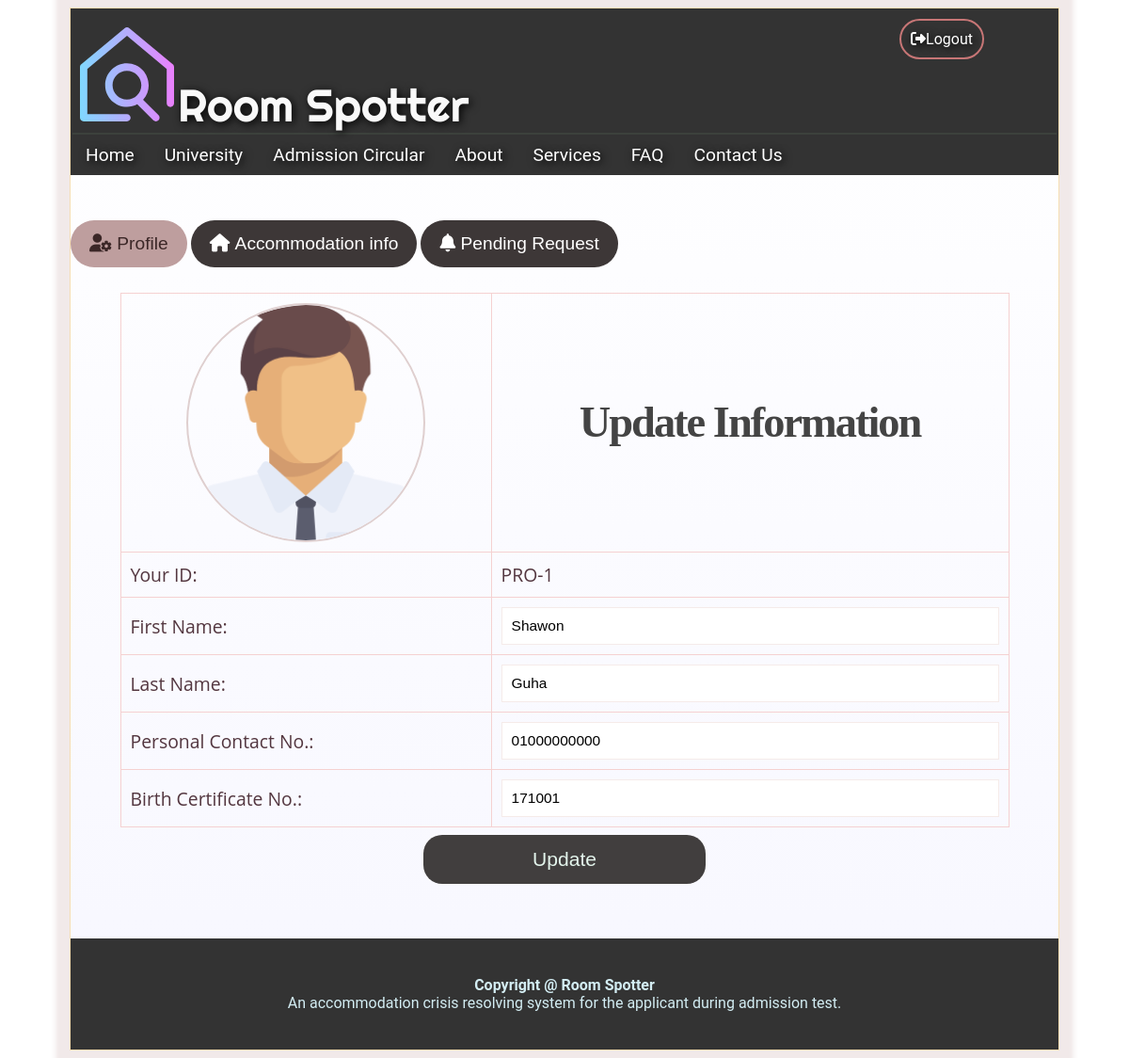
The page /providers/update_info.php (signed in) on the database its author committed.
### tables this page shows
CREATE TABLE `providers` (
  `providers_id` int(100) NOT NULL,
  `fname` varchar(50) NOT NULL,
  `lname` varchar(50) NOT NULL,
  `email` varchar(50) NOT NULL,
  `p_contact` varchar(15) NOT NULL,
  `bcn` varchar(50) NOT NULL,
  `department` varchar(100) NOT NULL,
  `gender` varchar(10) NOT NULL,
  `pass` varchar(100) NOT NULL,
  `c_pass` varchar(100) NOT NULL,
  `img_dest` varchar(500) NOT NULL,
  `vkey` varchar(500) NOT NULL,
  `verified` int(10) NOT NULL,
  `fkey` varchar(100) NOT NULL
);

### providers/update_info.php (the view, shortened to what this page needs)
<?php
if(isset($_SESSION['providers_id']))
{
?>
<html>
<head>
   <?php require_once '../include/head.php' ?>
</head>
<body>
   <div class="wrapper">
      <?php
         if(isset($_SESSION['applicants_id']))
         {
            include_once '../include/applicants_banner_nav.php';
         }
         else if(isset($_SESSION['providers_id'])){
            include_once '../include/providers_banner_nav.php';
         }
         else{
            include_once '../include/header.php';
         }
      ?>
      <div class="body-content">
         <div class="user-homepage-btn">
         <button class="user-homepage active" onclick="location.href='provider_homepage.php';"><i
                  class="fas fa-user-cog"></i>&nbsp;Profile</button>
            <button class="user-homepage" onclick="location.href='accom_info.php';"><i
                  class="fas fa-home"></i>&nbsp;Accommodation info</button>
            <button class="user-homepage" onclick="location.href='pendingRequest.php';"><i
                  class="fas fa-bell"></i>&nbsp;Pending Request</button>
         </div>
         <br>
         <div class="user_profile">
            <?php
            include_once '../config.php';
               $sql="select * from providers where providers_id='".$_SESSION['providers_id']."'";
               $result=mysqli_query($conn,$sql);
               $data=mysqli_fetch_assoc($result);
               $id=$data['providers_id'];
               $fname=$data['fname'];
               $lname=$data['lname'];
               $p_contact=$data['p_contact'];
               $bcn=$data['bcn'];
               $img=$data['img_dest'];
               echo ("
               <form action='update_info_conn.php' method='POST'>
               <table border=0 style='border: collapse;' class='user_data'>
               <tr>
               <td>
               <div class='profile_pic' align='center'>
               <img src='$img'/>
               </td>
               <td>
               <div class='heading1' span style='font-size:2.4em; padding-top:2em; padding-bottom:2em; text-align: center;'>Update Information </div> </td>
               <tr/>
               <tr class='tr_two'>
                  <td>Your ID: </td>
                  <td>PRO-$id</td>
               </tr>
               <tr class='tr_two'>
               <td>First Name:</td>
               <td><input style='border:1px solid #F5EBE9; width: 100%;
               padding: 10px; margin: 0px; font-size:0.8em;' type='text' id='fname' value='$fname' name='fname'></td>
               </tr>
               <tr class='tr_two'>
               <td>Last Name:</td>
               <td><input style='border:1px solid #F5EBE9; width: 100%;
               padding: 10px; margin: 0px; font-size:0.8em;' type='text' id='fname' value='$lname' name='lname'></td>
               </tr>
               <tr class='tr_two'>
               <td>Personal Contact No.:</td>
               <td><input style='border:1px solid #F5EBE9; width: 100%;
               padding: 10px; margin: 0px; font-size:0.8em;' type='text' id='fname' value='$p_contact' name='pNumber'></td>
               </tr>
               <tr class='tr_two'>
               <td>Birth Certificate No.:</td>
               <td><input style='border:1px solid #F5EBE9; width: 100%;
               padding: 10px; margin: 0px; font-size:0.8em;' type='text' id='fname' value='$bcn' name='bcn'></td>
               </tr>
               </table>
                  <center>
                     <button type='submit' name='submit' class='info_update'>Update</button>
                  </center>
               </form>
               ");
            ?>
         </div>
         <?php include_once '../include/footer.php' ?>
      </div>
</body>
</html>
<?php }
      else{
         header("Location:../index.php");
      } ?>

### style.css (style rules this page uses)
body { font-family: 'Roboto', sans-serif; background-color: #fff; }
.wrapper { width: 1050px; margin: 0 auto; border: 1px solid wheat; background: linear-gradient(white,rgb(247, 247, 255)); box-shadow: 0 0 5px 15px rgba(221, 199, 199, 0.4); }
input[type=text], input[type=password] { width: 300px; padding: 12px 20px; margin: 8px 0; display: inline-block; border: 1px solid #ccc; box-sizing: border-box; }
button { background-color: #4CAF50; color: white; padding: 14px 20px; margin: 8px 0; border: none; cursor: pointer; width: 300px; }
.user_profile { font-size:1.1em; font-family: times, Times New Roman, times-roman, georgia, serif; color: #666; }
.heading1 { font-family: times, Times New Roman, times-roman, georgia, serif; color: #444; margin: 0; padding: 0px 0px 6px 0px; font-size: 51px; line-height: 44px; letter-spacing: -2px; font-weight: bold; }
table { font-family: 'Roboto', sans-serif; border: collapse; padding: 10; font-size: 20px; color: rgb(68, 36, 47); }
.body-content { padding-top: 30px; }
.user-homepage { width: auto; background-color: rgb(61, 55, 55); border-radius: 50px; transition: 0.3s; font-size: 1.2em; }
.user-homepage.active { width: auto; background-color: rgb(190, 158, 158); border-radius: 50px; transition: 0.3s; font-size: 1.2em; color: rgb(59, 39, 39); }
.user_data { font-family: 'Open Sans', sans-serif; border-collapse: collapse; font-size: 1.1em; color: rgb(83, 54, 63); width: 90%; margin: 0 auto; }
.user_data tr td { padding: 10px; border: 1px solid rgb(245, 209, 209); }
.profile_pic img { height: 250px; width: 250px; border: 2px solid rgb(223, 207, 207); border-radius: 500px; }
.info_update { background-color: rgb(65, 62, 62); border-radius: 20px; transition: 0.3s; font-size: 1.2em; color: rgb(227, 245, 236); }

### rows shown on the page
providers: img_dest (picture), providers_id "1", fname "Shawon", lname "Guha", pNumber "01000000000", bcn "171001"
